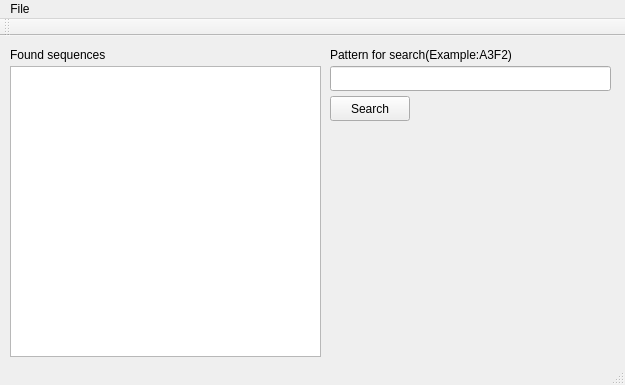
<?xml version="1.0" encoding="UTF-8"?>
<ui version="4.0">
 <class>MainWindow</class>
 <widget class="QMainWindow" name="MainWindow">
  <property name="geometry">
   <rect>
    <x>0</x>
    <y>0</y>
    <width>625</width>
    <height>385</height>
   </rect>
  </property>
  <property name="windowTitle">
   <string>MainWindow</string>
  </property>
  <widget class="QWidget" name="centralWidget">
   <widget class="QPushButton" name="pbSearch">
    <property name="geometry">
     <rect>
      <x>330</x>
      <y>60</y>
      <width>80</width>
      <height>25</height>
     </rect>
    </property>
    <property name="text">
     <string>Search</string>
    </property>
   </widget>
   <widget class="QListWidget" name="listSequences">
    <property name="geometry">
     <rect>
      <x>10</x>
      <y>30</y>
      <width>311</width>
      <height>291</height>
     </rect>
    </property>
   </widget>
   <widget class="QLineEdit" name="linePattern">
    <property name="geometry">
     <rect>
      <x>330</x>
      <y>30</y>
      <width>281</width>
      <height>25</height>
     </rect>
    </property>
   </widget>
   <widget class="QLabel" name="label">
    <property name="geometry">
     <rect>
      <x>330</x>
      <y>10</y>
      <width>281</width>
      <height>17</height>
     </rect>
    </property>
    <property name="text">
     <string>Pattern for search(Example:A3F2)</string>
    </property>
   </widget>
   <widget class="QLabel" name="label_2">
    <property name="geometry">
     <rect>
      <x>10</x>
      <y>10</y>
      <width>111</width>
      <height>17</height>
     </rect>
    </property>
    <property name="text">
     <string>Found sequences</string>
    </property>
   </widget>
   <widget class="QLabel" name="labelProcess">
    <property name="geometry">
     <rect>
      <x>330</x>
      <y>90</y>
      <width>281</width>
      <height>51</height>
     </rect>
    </property>
    <property name="font">
     <font>
      <pointsize>15</pointsize>
     </font>
    </property>
    <property name="text">
     <string/>
    </property>
   </widget>
   <widget class="QLabel" name="label_3">
    <property name="geometry">
     <rect>
      <x>121</x>
      <y>10</y>
      <width>200</width>
      <height>17</height>
     </rect>
    </property>
    <property name="text">
     <string/>
    </property>
   </widget>
  </widget>
  <widget class="QMenuBar" name="menuBar">
   <property name="geometry">
    <rect>
     <x>0</x>
     <y>0</y>
     <width>625</width>
     <height>25</height>
    </rect>
   </property>
   <widget class="QMenu" name="menuFIle">
    <property name="title">
     <string>File</string>
    </property>
    <addaction name="actionSelectDirectory"/>
    <addaction name="actionAbout"/>
   </widget>
   <addaction name="menuFIle"/>
  </widget>
  <widget class="QToolBar" name="mainToolBar">
   <attribute name="toolBarArea">
    <enum>TopToolBarArea</enum>
   </attribute>
   <attribute name="toolBarBreak">
    <bool>false</bool>
   </attribute>
  </widget>
  <widget class="QStatusBar" name="statusBar"/>
  <action name="actionSelectDirectory">
   <property name="text">
    <string>Select directory</string>
   </property>
  </action>
  <action name="actionAbout">
   <property name="text">
    <string>About</string>
   </property>
  </action>
 </widget>
 <layoutdefault spacing="6" margin="11"/>
 <resources/>
 <connections/>
</ui>
